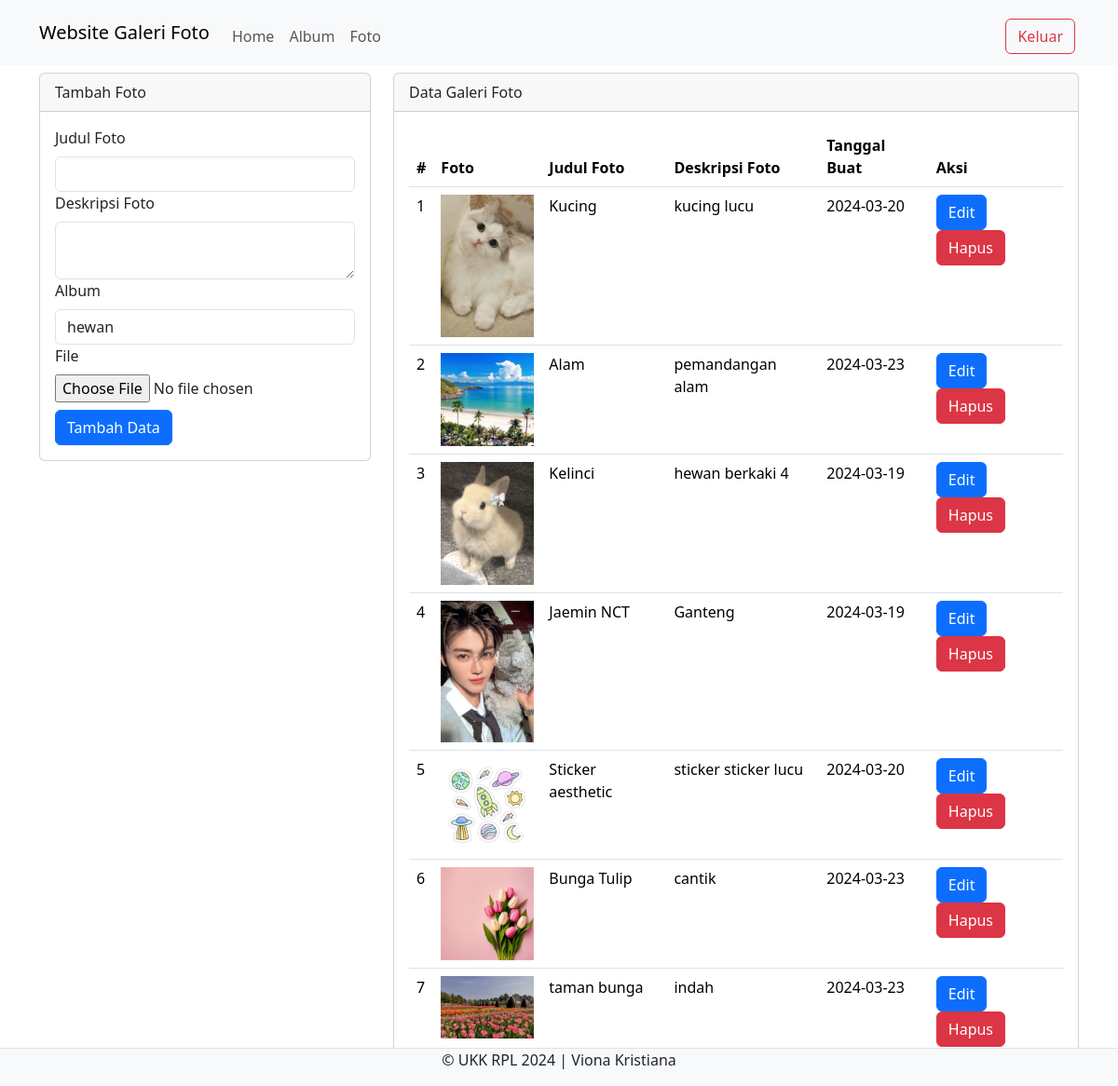
/admin/foto.php (signed in), run on the app's committed database.
### tables this page shows
CREATE TABLE `foto` (
  `fotoid` int(11) NOT NULL,
  `judulfoto` varchar(255) NOT NULL,
  `deskripsifoto` text NOT NULL,
  `tanggalunggah` date NOT NULL,
  `lokasifile` varchar(255) NOT NULL,
  `albumid` int(11) NOT NULL,
  `userid` int(11) NOT NULL
);

### admin/foto.php (the view, shortened to what this page needs)
<?php
include '../config/koneksi.php';
?>
<!DOCTYPE html>
<html lang="en">
<head>
  <link rel="stylesheet" type="text/css" href="../assets/css/bootstrap.min.css">
</head>
<body>
<nav class="navbar navbar-expand-lg bg-body-tertiary">
  <div class="container">
    <a class="navbar-brand" href="index.php">Website Galeri Foto</a>
    <div class="collapse navbar-collapse mt-2" id="navbarNavAltMarkup">
      <div class="navbar-nav me-auto">
      <a href="home.php" class="nav-link">Home</a>
        <a href="album.php" class="nav-link">Album</a>
        <a href="foto.php" class="nav-link">Foto</a>
      </div>
      <a href="../config/aksi_logout.php" class="btn btn-outline-danger m-1">Keluar</a>
    </div>
  </div>
</nav>
<div class="container">
    <div class="row">
        <div class="col-md-4">
          <div class="card mt-2">
          <div class="card-header">Tambah Foto</div>
          <div class="card-body">
            <form action="../config/aksi_foto.php" method="POST" enctype="multipart/form-data">
              <label class="form-label">Judul Foto</label>
              <input type="text" name="judulfoto" class="form-control" required>
              <label class="form-label">Deskripsi Foto</label>
              <textarea class="form-control" name="deskripsifoto" required></textarea>
              <label class="form-label">Album</label>
              <select class="form-control" name="albumid"  required>
                <?php
                $userid = $_SESSION['userid'];
                $sql_album = mysqli_query($koneksi, "SELECT * FROM album WHERE userid='$userid'");
                while($data_album = mysqli_fetch_array($sql_album)){ ?>
                  <option value="<?php echo $data_album['albumid'] ?>"><?php echo $data_album['namaalbum'] ?></option>
                <?php } ?>
              </select>
              <label class="form-label">File</label>
              <input type="file" class="from-control" name="lokasifile" required>
              <button type="submit" class="btn btn-primary mt-2" name="tambah">Tambah Data</button>
            </form>
          </div>
          </div>
        </div>
    <div class="col-md-8">
      <div class="card mt-2">
      <div class="card-header">Data Galeri Foto</div>
            <div class="card-body">
                <table class="table">
                    <thead>
                        <tr>
                            <th>#</th>
                            <th>Foto</th>
                            <th>Judul Foto</th>
                            <th>Deskripsi Foto</th>
                            <th>Tanggal Buat</th>
                            <th>Aksi</th>
                        </tr>
                    </thead>
            <tbody>
            <?php
                        $no = 1;
                        $userid = $_SESSION['userid'];
                        $sql = mysqli_query($koneksi, "SELECT * FROM foto WHERE userid='$userid'");
                        while($data = mysqli_fetch_array($sql)) {
                          ?>
                        <tr>
                            <td><?php echo $no++ ?></td>
                            <td><img src="../assets/img/<?php echo $data['lokasifile'] ?>"width="100"></td>
                            <td><?php echo $data['judulfoto'] ?></td>
                            <td><?php echo $data['deskripsifoto'] ?></td>
                            <td><?php echo $data['tanggalunggah'] ?></td>
                            <td>
                  <button type="button" class="btn btn-primary" data-bs-toggle="modal" data-bs-target="#edit<?php echo $data['fotoid'] ?>">
                    Edit
                  </button>
                  <button type="button" class="btn btn-danger" data-bs-toggle="modal" data-bs-target="#hapus<?php echo $data['fotoid'] ?>">
                    Hapus
                  </button>
                </td>
              </tr>
              <?php } ?>
            </tbody>
          </table>
        </div>
      </div>
    </div>
  </div>
</div>
<footer class="d-flex justify-content-center border-top mt-3 bg-light fixed-bottom">
   <p>&copy; UKK RPL 2024 | Viona Kristiana</p>
</footer>
</body>
</html>

### data on the page
foto: lokasifile (picture), judulfoto "Kucing", deskripsifoto "kucing lucu", tanggalunggah "2024-03-20"
foto: lokasifile (picture), judulfoto "Alam", deskripsifoto "pemandangan alam", tanggalunggah "2024-03-23"
foto: lokasifile (picture), judulfoto "Kelinci", deskripsifoto "hewan berkaki 4", tanggalunggah "2024-03-19"
foto: lokasifile (picture), judulfoto "Jaemin NCT", deskripsifoto "Ganteng", tanggalunggah "2024-03-19"
foto: lokasifile (picture), judulfoto "Sticker aesthetic", deskripsifoto "sticker sticker lucu", tanggalunggah "2024-03-20"
foto: lokasifile (picture), judulfoto "Bunga Tulip", deskripsifoto "cantik", tanggalunggah "2024-03-23"
foto: lokasifile (picture), judulfoto "taman bunga", deskripsifoto "indah", tanggalunggah "2024-03-23"

### other printed values
form field albumid "hewan"
